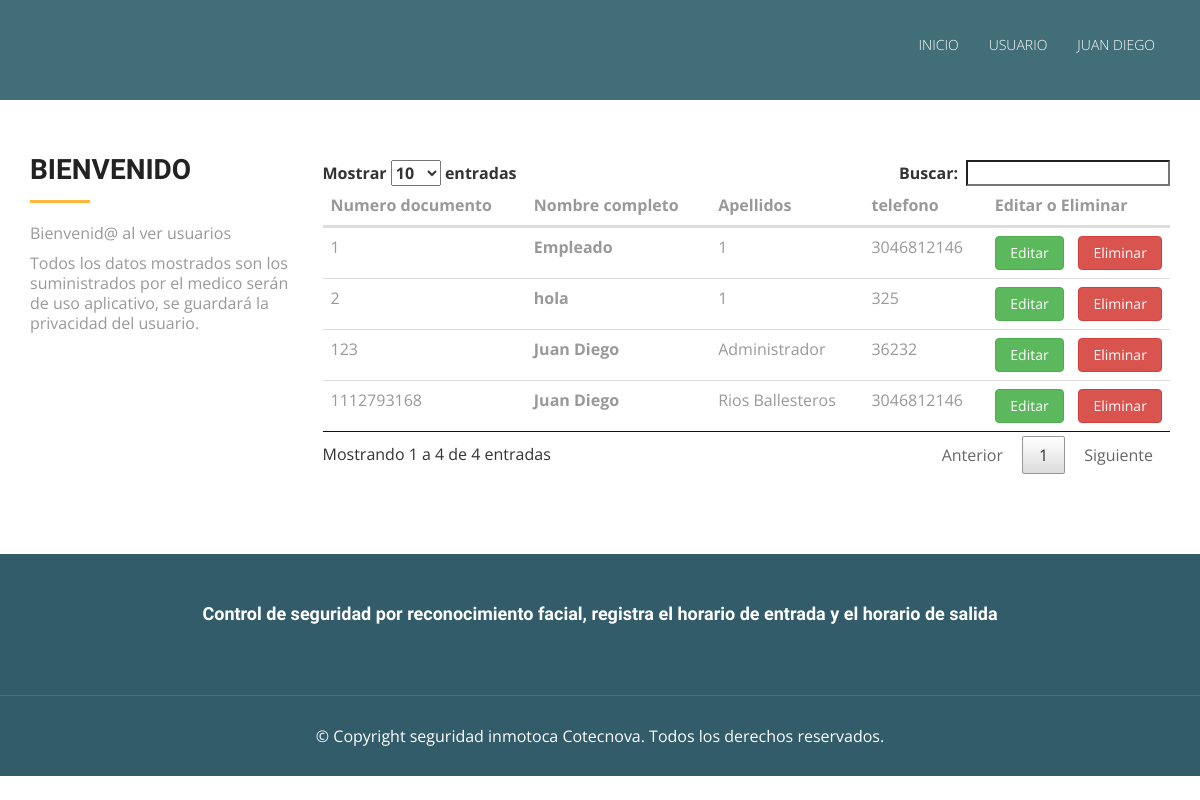
/ver_usuario.php (signed in), run on the app's committed database.
### tables this page shows
CREATE TABLE `usuario` (
  `id_usuario` int(11) NOT NULL,
  `tipo_cedula_id` int(11) NOT NULL,
  `numero_cedula` varchar(45) DEFAULT NULL,
  `nombre_completo` varchar(100) DEFAULT NULL,
  `apellido` varchar(45) DEFAULT NULL,
  `telefono` varchar(15) DEFAULT NULL,
  `tipo_usuario_id` int(11) NOT NULL,
  `estado_id` int(11) NOT NULL,
  `foto` blob DEFAULT NULL,
  `contrasena` varchar(32) DEFAULT NULL
);

### Modelo/MySQL.php (called while the page is built, shortened)
<?php
class MySQL{
    private $hostname  = "localhost";
    private $user = "root";
    private $password = "";
    private $database = "seguridad_inmotica";
    private $conexion;
    public function conectar(){
        $this->conexion = mysqli_connect($this->hostname, $this->user, $this->password, $this->database);
    }
    public function efectuarConsulta($consulta){
        mysqli_query($this->conexion, "SET lc_time_names = 'es_ES'" );
        mysqli_query($this->conexion, "SET NAMES 'utf8'");
        mysqli_query($this->conexion, "SET CHARACTER 'utf8'");
       $this->resultadoConsulta = mysqli_query($this->conexion, $consulta);
        return $this->resultadoConsulta;
    }
}

### ver_usuario.php (the view, shortened to what this page needs)
<!DOCTYPE html>
<html lang="en">
<head>
  <link rel="stylesheet" type="text/css" href="css/font-awesome.min.css">
  <link rel="stylesheet" type="text/css" href="css/bootstrap.min.css">
  <link rel="stylesheet" type="text/css" href="css/style.css">
  <link rel="stylesheet" type="text/css" href="css/style2.css">
  <link rel="stylesheet" type="text/css" href="css/jquery.dataTables.min.css">
</head>
<body id="myPage" data-spy="scroll" data-target=".navbar" data-offset="60">
  <div id="container">
  <?php
    if(isset($_SESSION['tipousuario'])){
        if($_SESSION['tipousuario'] == 3 || $_SESSION['tipousuario'] == 2){
        include("header_index.php");
  ?>
  <?php
    require_once 'Modelo/MySQL.php';
    $mysql = new MySQL;
    $mysql->conectar();
    $consulta = $mysql->efectuarConsulta("SELECT * from seguridad_inmotica.usuario where estado_id = 1");
    ?>
  </div>
  <section id="service" class="section-padding">
    <div class="container">
      <div class="row">
        <div class="col-md-3 col-sm-3">
          <h2 class="ser-title">Bienvenido</h2>
          <hr class="botm-line">
          <p>Bienvenid@ al ver usuarios</p>
          <p>Todos los datos mostrados son los suministrados por el medico ser&aacute;n de uso aplicativo, se guardar&aacute; la privacidad del usuario.</p>
        </div>
        <div class="col-md-9 col-sm-9">
          <div class="card">
            <div class="card-body">
                <form class="form-horizontal form-material">
                <table class="table table-hover" id="ver_cliente">
                    <thead>
                      <tr>
                        <th scope="col">Numero documento</th>
                        <th scope="col">Nombre completo</th>
                        <th scope="col">Apellidos</th>
                        <th scope="col">telefono</th>
                        <th scope="col">Editar o Eliminar</th>
                      </tr>
                    </thead>
                    <tbody>
                    <?php
                      while ($resultado= mysqli_fetch_assoc($consulta)){
                      $idUsuario = $resultado['id_usuario'];
                    ?>
                      <tr>
                        <td><?php echo $resultado['numero_cedula'] ?></td>
                        <th scope="row"><?php echo $resultado['nombre_completo'] ?></th>
                        <td><?php echo $resultado['apellido'] ?></td>
                        <td><?php echo $resultado['telefono'] ?></td>
                        <td>
                            <a href="editar_usuario.php?id=<?php echo $idUsuario; ?>" class="btn btn-success col-lg-5" name="enviar">Editar</a>
                            <a href="eliminar_usuario.php?id=<?php echo $idUsuario; ?>" class="btn btn-danger col-lg-offset-1 col-lg-6 " name="eliminar">Eliminar</a>
                        </td>
                      </tr>
                    <?php
                      }
                    ?>
                    </tbody>
                  </table>
              </form>
            </div>
          </div>
        </div>
      </div>
    </div>
  </section>
  <div id="footer">
  <?php
  include("footer.php");
  ?>
  </div>
    <?php
        }else{
            header( "refresh:0;url=index.php" );
        }
    }else{
        header( "refresh:0;url=login.php" );
    }
    ?>
</body>
</html>

### header_index.php (shortened to what this page needs)
<!DOCTYPE html>
<html lang="en">
<head>
  <link rel="stylesheet" type="text/css" href="css/font-awesome.min.css">
  <link rel="stylesheet" type="text/css" href="css/bootstrap.min.css">
  <link rel="stylesheet" type="text/css" href="css/style.css">
  <link rel="stylesheet" type="text/css" href="css/style2.css">
</head>
<body id="myPage" data-spy="scroll" data-target=".navbar" data-offset="60">
    <?php
    if(isset($_SESSION['tipousuario'])){
        if($_SESSION['tipousuario'] == 3){
            ?>
              <section id="banner2" class="banner">
                <div class="bg-color2">
                  <nav class="navbar navbar-default navbar-fixed-top">
                    <div class="container">
                      <div class="col-md-12">
                        <div class="collapse navbar-collapse navbar-right" id="myNavbar">
                          <ul class="nav navbar-nav">
                            <li class=""><a href="menu.php">Inicio</a></li>
                            <li class="nav-item dropdown">
                                <a class="nav-link dropdown-toggle" href="" id="dropdown1" data-toggle="dropdown" aria-haspopup="true" aria-expanded="false">Usuario</a>
                            </li>
                            <li class="nav-item dropdown">
                                <a class="nav-link dropdown-toggle" href="" id="dropdown1" data-toggle="dropdown" aria-haspopup="true" aria-expanded="false"><?php echo $_SESSION['nombre']?></a>
                            </li>
                          </ul>
                        </div>
                      </div>
                    </div>
                  </nav>
                </div>
              </section>
            <?php
        }else if($_SESSION['tipousuario'] == 2){
            ?>
              <section id="banner2" class="banner">
                <div class="bg-color2">
                  <nav class="navbar navbar-default navbar-fixed-top">
                    <div class="container">
                      <div class="col-md-12">
                        <div class="navbar-header">
                          <button type="button" class="navbar-toggle" data-toggle="collapse" data-target="#myNavbar">
                            <span class="icon-bar"></span>
                            <span class="icon-bar"></span>
                            <span class="icon-bar"></span>
                          </button>
                        </div>
                        <div class="collapse navbar-collapse navbar-right" id="myNavbar">
                          <ul class="nav navbar-nav">
                            <li class=""><a href="menu.php">Inicio</a></li>
                            <li class="nav-item dropdown">
                                <a class="nav-link dropdown-toggle" href="" id="dropdown1" data-toggle="dropdown" aria-haspopup="true" aria-expanded="false">Usuario</a>
                                <div class="dropdown-menu " aria-labelledby="dropdown1">
                                  <a class="dropdown-item btn" href="crear_usuario.php">Crear usuario</a>
                                  <a class="dropdown-item btn" href="ver_usuario.php">Ver usuario</a>
                                  <a class="dropdown-item btn" href="ver_usuario_inactivo.php">Ver usuario inactivo</a>
                                </div>
                            </li>
                            <li class="nav-item dropdown">
                                <a class="nav-link dropdown-toggle" href="" id="dropdown1" data-toggle="dropdown" aria-haspopup="true" aria-expanded="false"><?php echo $_SESSION['nombre']?></a>
                                <div class="dropdown-menu " aria-labelledby="dropdown1">
                                  <a class="dropdown-item btn" href="Controlador\cerrar_sesion.php">Cerrar sesion</a>
                                </div>
                            </li>
                          </ul>
                        </div>
                      </div>
                    </div>
                  </nav>
                </div>
              </section>
            <?php
        }
    }
    ?>
</body>
</html>

### footer.php (shortened to what this page needs)
<!DOCTYPE html>
<html lang="en">
<head>
  <link rel="stylesheet" type="text/css" href="css/font-awesome.min.css">
  <link rel="stylesheet" type="text/css" href="css/bootstrap.min.css">
  <link rel="stylesheet" type="text/css" href="css/style.css">
</head>
<body id="myPage" data-spy="scroll" data-target=".navbar" data-offset="60">
   <?php
    if(isset($_SESSION['tipousuario'])){
        if($_SESSION['tipousuario'] == 3 || $_SESSION['tipousuario'] == 2){
            ?>
  <footer id="footer">
    <div class="top-footer">
      <div class="container">
        <div class="row">
          <div class="col-md-12 col-sm-12 marb20">
            <div class="ftr-tle" align="center">
              <h4 class="white no-padding">Control de seguridad por reconocimiento facial, registra el horario de entrada y el horario de salida</h4>
            </div>
          </div>
          <div class="col-md-6 col-sm-6 marb20">
            </div>
        </div>
      </div>
    </div>
    <div class="footer-line">
      <div class="container">
        <div class="row">
          <div class="col-md-12 text-center">
            © Copyright seguridad inmotoca Cotecnova. Todos los derechos reservados.
          </div>
        </div>
      </div>
    </div>
  </footer>
            <?php
        }
    }
        ?>
</body>
</html>

### css/style.css (style rules this page uses)
body { font-family: 'Open Sans', sans-serif; line-height: 20px; color: #999999; font-size: 300; font-size: 16px; }
ol, ul { list-style: none; }
table { border-collapse: collapse; border-spacing: 0; }
h1, h2, h3, h4, h5, h6 { font-family: 'Raleway', sans-serif; font-weight: 600; color: #222222; }
a, a:hover, a:focus, a:active { outline: none; color: #fff; }
.section-padding { padding: 60px 0px; }
h2 { line-height: 20px; margin: 0; font-size: 28px; font-weight: 700; text-transform: uppercase; }
hr.botm-line { height: 3px; width: 60px; background: #ffb737; position: relative; border: 0; margin: 20px 0 20px 0; }
.navbar { margin-bottom: 0px; border: 0px; }
.navbar { border-radius: 0px; }
.navbar-default { background-color: #fff; padding: 20px 0; transition: all 0.3s; }
.navbar-default { background-color: transparent; border: 0px; }
.white, .white:hover, .white:focus { color: #fff; width: 100% !important; }
.navbar-default .navbar-nav > li > a { color: #fff; text-transform: uppercase; font-size: 14px; font-weight: 300; }
#banner2 { background: url('../img/bg-banner.jpg') no-repeat fixed; background-size: cover; min-height: 100px; position: relative; }
.bg-color2 { background-color: RGBA(13, 70, 83, 0.78); min-height: 100px; }
td { border: 0px solid #ededed; border-top: 1px solid rgba(216, 216, 216, 0.5); padding: 6px 10px 6px 0; }
.white { color: #fff; }
#footer { background-color: #325C6A; }
.ftr-tle { height: 50px; }
.top-footer { padding: 40px 0px; border-bottom: 1px solid rgba(255, 255, 255, 0.12); }
.footer-line { padding: 30px 0px; color: #fff; }

### css/style2.css (style rules this page uses)
.card { margin-bottom: 20px; }

### data on the page
usuario: numero_cedula "1112793168", nombre_completo "Juan Diego", apellido "Rios Ballesteros", telefono "3046812146"
usuario: numero_cedula "1", nombre_completo "Empleado", apellido "1", telefono "3046812146"
usuario: numero_cedula "2", nombre_completo "hola", apellido "1", telefono "325"
usuario: numero_cedula "123", nombre_completo "Juan Diego", apellido "Administrador", telefono "36232"

### other printed values
$_SESSION['nombre'] "JUAN DIEGO"
